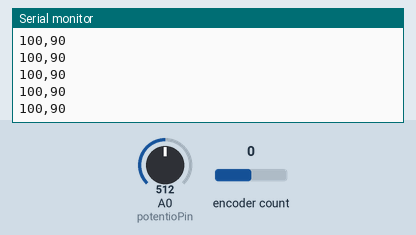
This sketch was run on a simulated Arduino Uno, built with avr-gcc and run on an emulated ATmega328P. Shown: the last lines printed to the serial monitor. The test bench sets the inputs (shaded band); at power-on: encoder count 0, A0 (potentioPin) = 512.

Above: at 1.2 s.
1.3 s: encoder count set to 1
At 2.3 s:
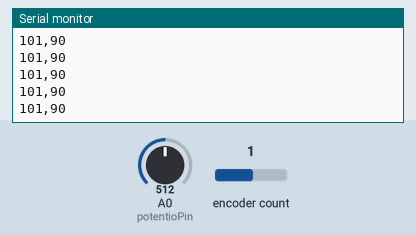
2.8 s: A0 (potentioPin) set to 716
At 3.3 s:
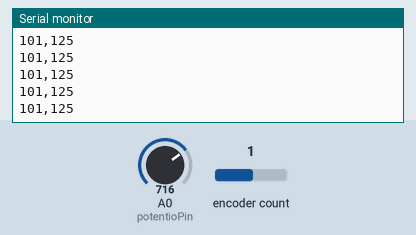
5.8 s: encoder count set to 2
At 6.5 s:
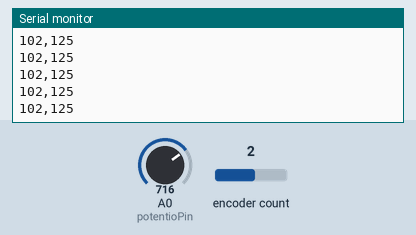
7.3 s: A0 (potentioPin) set to 900
At 8.0 s:
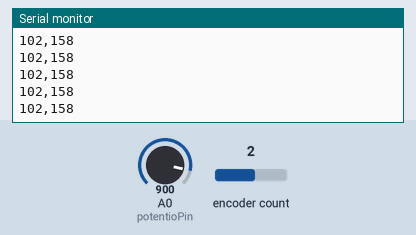
Timing chart, 0 to 9.8 s (numbered marks = the images above; inputs shaded):
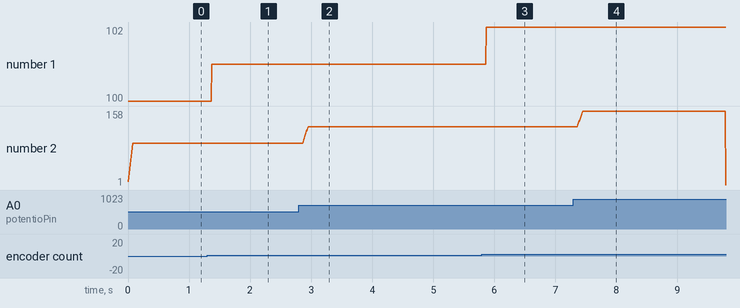

Measured:
- after the input at 1.3 s, the serial monitor: prints a new line after 0.07 s (image 1)
- after the input at 2.8 s, the serial monitor: prints a new line after 0.07 s (image 2)
- after the input at 5.8 s, the serial monitor: prints a new line after 0.07 s (image 3)
- after the input at 7.3 s, the serial monitor: prints a new line after 0.07 s (image 4)
- plotted number 1: 100 → 101 after the input at 1.3 s, 101 → 102 after the input at 5.8 s
- plotted number 2: 90 → 125 after the input at 2.8 s

The sketch:

planB.ino
```cpp
/*--------rotary encoder----------*/
#include <Encoder.h>

// encoder on pins 2 and 3
Encoder myEncoder(2, 3);
// previous position of the encoder:
int lastPosition  = 0;

// steps of the encoder's shaft:
int steps = 100;
/*--------------------------------*/

/*---- potentiometer smoothing----*/
int potentioPin = A0;
int potentioValue;
const int numReadings = 10;
int readings[numReadings];      // the readings from the analog input
int readIndex = 0;              // the index of the current reading
int total = 0;                  // the running total
int average = 0;
/*--------------------------------*/

void setup() {
  Serial.begin(9600);

  /*---- potentiometer smoothing----*/
  // initialize all the readings to 0:
  for (int thisReading = 0; thisReading < numReadings; thisReading++) {
    readings[thisReading] = 0;
  }
  /*--------------------------------*/
}

void loop() {
  /*--------rotary encoder----------*/
  int newPosition = myEncoder.read();
  // compare current and last encoder state:
  int change = newPosition - lastPosition;
  // if it's changed by 4 or more (one detent step):
  if (abs(change) >= 4) {
    // get the direction (-1 or 1):
    int encoderDirection = (change / abs(change));
    steps += encoderDirection;
    //Serial.println(steps);
    Serial.print(steps); // stepper directon
    Serial.print(",");
    Serial.println(potentioValue);  // send potentio value to servo

    // save knobState for next time through loop:
    lastPosition = newPosition;

    delay(1);        // delay in between reads for stability
  }
  /*--------------------------------*/

  /*---- potentiometer smoothing----*/
  // subtract the last reading:
  total = total - readings[readIndex];
  // read from the sensor:
  readings[readIndex] = analogRead(potentioPin);
  // add the reading to the total:
  total = total + readings[readIndex];
  // advance to the next position in the array:
  readIndex = readIndex + 1;

  // if we're at the end of the array...
  if (readIndex >= numReadings) {
    // ...wrap around to the beginning:
    readIndex = 0;
  }

  // calculate the average:
  average = total / numReadings;
  // send it to the computer as ASCII digits
  delay(1);        // delay in between reads for stability

  //map 0~1023 (1005) to 0~180
  potentioValue  = map(average, 0, 1023, 0, 180);

  //printing value
  if (abs(change) < 4)
  {
    Serial.print(steps); // stepper directon
    Serial.print(",");
    Serial.println(potentioValue);  // send potentio value to servo
  }
  /*--------------------------------*/
//
//     Serial.print(steps); // stepper directon
//    Serial.print(",");
//    Serial.println(potentioValue);  // send potentio value to servo
}
```
